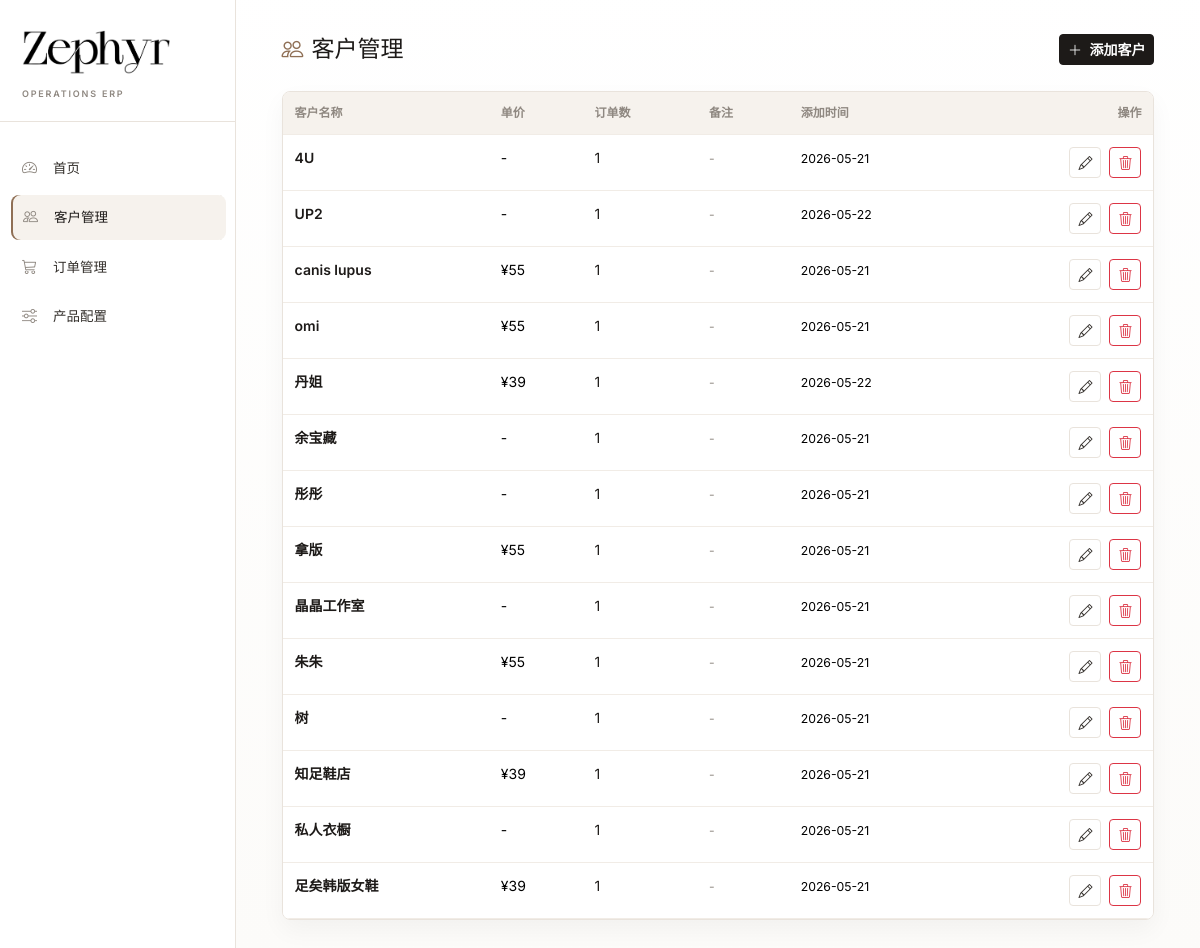
Page /customers on the committed database.
### models.py (models this page shows, shortened)
class Customer(db.Model):
    __tablename__ = 'customers'
    id = db.Column(db.Integer, primary_key=True)
    name = db.Column(db.String(100), unique=True, nullable=False)
    unit_price = db.Column(db.Float, default=0.0)
    notes = db.Column(db.Text, default='')
    created_at = db.Column(db.DateTime, default=datetime.utcnow)
    orders = db.relationship('Order', backref='customer', lazy='dynamic')

### app.py (the view)
@app.route('/customers')
def customer_list():
    customers = Customer.query.order_by(Customer.name).all()
    return render_template('customers.html', customers=customers)

### templates/customers.html (shortened to what this page needs)
{% extends "base.html" %}
{% block content %}
<div class="d-flex justify-content-between align-items-center mb-3">
    <h4 class="mb-0"><i class="bi bi-people me-2"></i>客户管理</h4>
    <a href="{{ url_for('customer_add') }}" class="btn btn-primary btn-sm">
        <i class="bi bi-plus-lg me-1"></i> 添加客户
    </a>
</div>
<div class="card">
    <div class="card-body p-0">
        {% if customers %}
        <table class="table table-hover mb-0">
            <thead class="table-light">
                <tr>
                    <th>客户名称</th>
                    <th>单价</th>
                    <th>订单数</th>
                    <th>备注</th>
                    <th>添加时间</th>
                    <th class="text-end">操作</th>
                </tr>
            </thead>
            <tbody>
                {% for c in customers %}
                <tr>
                    <td>
                        <a href="{{ url_for('customer_detail', customer_id=c.id) }}" class="text-decoration-none fw-bold">
                            {{ c.name }}
                        </a>
                    </td>
                    <td>{% if c.unit_price %}¥{{ "%.0f"|format(c.unit_price) }}{% else %}-{% endif %}</td>
                    <td>
                        {% set order_count = c.orders.count() %}
                        {% if order_count > 0 %}
                            {% if order_count == 1 %}
                            <a href="{{ url_for('order_detail', order_id=c.orders.first().id) }}" class="text-decoration-none">
                            {% else %}
                            <a href="{{ url_for('customer_detail', customer_id=c.id) }}#orders" class="text-decoration-none">
                            {% endif %}
                                {{ order_count }}
                            </a>
                        {% else %}0{% endif %}
                    </td>
                    <td><small class="text-muted">{{ c.notes or '-' }}</small></td>
                    <td><small>{{ c.created_at.strftime('%Y-%m-%d') }}</small></td>
                    <td class="text-end">
                        <a href="{{ url_for('customer_edit', customer_id=c.id) }}" class="btn btn-sm btn-outline-secondary me-1">
                            <i class="bi bi-pencil"></i>
                        </a>
                        <form action="{{ url_for('customer_delete', customer_id=c.id) }}" method="POST" class="d-inline"
                              onsubmit="return confirm('确定删除客户「{{ c.name }}」及其所有订单吗？')">
                            <button class="btn btn-sm btn-outline-danger"><i class="bi bi-trash3"></i></button>
                        </form>
                    </td>
                </tr>
                {% endfor %}
            </tbody>
        </table>
        {% else %}
        <div class="text-center py-5 text-muted">
            <i class="bi bi-people fs-1"></i>
            <p class="mt-2">暂无客户，<a href="{{ url_for('customer_add') }}">添加第一个客户</a></p>
        </div>
        {% endif %}
    </div>
</div>
{% endblock %}

### templates/base.html (style rules this page uses)
:root { --sidebar-width: 236px; --z-white: #ffffff; --z-paper: #fcfbf9; --z-warm-gray: #f6f2ed; --z-line: #e9e3dc; --z-soft-line: #f1ece6; --z-muted: #8f8881; --z-charcoal: #332f2b; --z-ink: #1d1a18; --z-accent: #8f6f55; --z-deep-brown: #5d3f2d; --z-success: #7a6a5f; --z-warning: #b78442; --z-danger: #b95d4f; --font-serif: 'Playfair Display', Georgia, 'Times New Roman', serif; --font-display-cn: 'Microsoft YaHei UI', 'Noto Sans SC', 'PingFang SC', 'Hiragino Sans GB', sans-serif; --font-sans: 'Microsoft YaHei UI', 'Noto Sans SC', 'Inter', 'Microsoft YaHei', 'PingFang SC', 'Hiragino Sans GB', sans-serif; --shadow-soft: 0 10px 24px rgba(31, 27, 22, 0.045); --shadow-float: 0 18px 48px rgba(31, 27, 22, 0.12); }
* { letter-spacing: 0; }
body { font-family: var(--font-sans); font-size: 14px; color: var(--z-charcoal); background: linear-gradient(180deg, rgba(255,255,255,0.96), rgba(252,251,249,0.98)), var(--z-paper); -webkit-font-smoothing: antialiased; text-rendering: optimizeLegibility; }
a { color: var(--z-ink); text-decoration: none; }
h1, h2, h3, h4, h5, h6 { color: var(--z-ink); font-weight: 600; line-height: 1.35; }
strong, .fw-bold { font-weight: 600 !important; }
.main-content > h4, .main-content > .d-flex h4 { font-family: var(--font-display-cn); font-size: 23px; font-weight: 500; margin-bottom: 0; }
.main-content > h4 i, .main-content > .d-flex h4 i { color: var(--z-accent); font-size: 0.95em; }
.main-content > .d-flex.justify-content-between { gap: 16px; margin-bottom: 22px !important; padding-bottom: 4px; }
.card { border: 1px solid var(--z-line); border-radius: 8px; box-shadow: var(--shadow-soft); background: rgba(255,255,255,0.98); overflow: hidden; }
.card-body { padding: 18px; }
.table { color: var(--z-charcoal); --bs-table-hover-bg: #f8f4ef; --bs-table-striped-bg: #fcfaf7; margin-bottom: 0; }
.table > :not(caption) > * > * { padding: 12px 12px; border-bottom-color: var(--z-soft-line); }
.table-light, .table .table-light, thead.table-light, tfoot.table-light { --bs-table-bg: #f6f2ed; --bs-table-color: var(--z-charcoal); }
.table th { font-size: 12px; font-weight: 600; color: var(--z-muted); white-space: nowrap; }
.btn { border-radius: 4px; font-weight: 600; border-width: 1px; transition: transform 0.18s ease, box-shadow 0.18s ease, background 0.18s ease, color 0.18s ease; }
.btn-primary, .btn-dark { --bs-btn-bg: var(--z-ink); --bs-btn-border-color: var(--z-ink); --bs-btn-hover-bg: #000000; --bs-btn-hover-border-color: #000000; --bs-btn-active-bg: #000000; --bs-btn-active-border-color: #000000; }
.btn-outline-secondary, .btn-outline-info { --bs-btn-color: var(--z-charcoal); --bs-btn-border-color: var(--z-line); --bs-btn-hover-color: var(--z-white); --bs-btn-hover-bg: var(--z-ink); --bs-btn-hover-border-color: var(--z-ink); }
.text-muted { color: var(--z-muted) !important; }

### rows in the picture
Customer: name "4U", order_count "1", notes "-", created_at "2026-05-21"
Customer: name "UP2", order_count "1", notes "-", created_at "2026-05-22"
Customer: name "canis lupus", unit_price "55", order_count "1", notes "-", created_at "2026-05-21"
Customer: name "omi", unit_price "55", id "1", notes "-", created_at "2026-05-21"
Customer: name "丹姐", unit_price "39", order_count "1", notes "-", created_at "2026-05-22"
Customer: name "余宝藏", order_count "1", notes "-", created_at "2026-05-21"
Customer: name "彤彤", order_count "1", notes "-", created_at "2026-05-21"
Customer: name "拿版", unit_price "55", order_count "1", notes "-", created_at "2026-05-21"
Customer: name "晶晶工作室", order_count "1", notes "-", created_at "2026-05-21"
Customer: name "朱朱", unit_price "55", order_count "1", notes "-", created_at "2026-05-21"
Customer: name "树", order_count "1", notes "-", created_at "2026-05-21"
Customer: name "知足鞋店", unit_price "39", order_count "1", notes "-", created_at "2026-05-21"
Customer: name "私人衣橱", order_count "1", notes "-", created_at "2026-05-21"
Customer: name "足矣韩版女鞋", unit_price "39", order_count "1", notes "-", created_at "2026-05-21"
